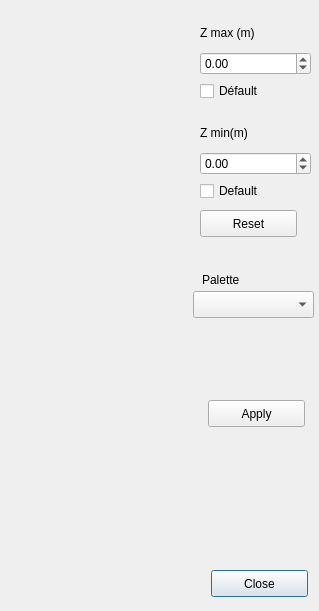
<?xml version="1.0" encoding="UTF-8"?>
<ui version="4.0">
 <class>ModelDepthColorsChooser</class>
 <widget class="QDialog" name="ModelDepthColorsChooser">
  <property name="geometry">
   <rect>
    <x>0</x>
    <y>0</y>
    <width>319</width>
    <height>611</height>
   </rect>
  </property>
  <property name="windowTitle">
   <string>Model colors chooser</string>
  </property>
  <widget class="ColorWidget" name="color_widget" native="true">
   <property name="geometry">
    <rect>
     <x>7</x>
     <y>19</y>
     <width>180</width>
     <height>575</height>
    </rect>
   </property>
  </widget>
  <widget class="QPushButton" name="close_btn">
   <property name="geometry">
    <rect>
     <x>211</x>
     <y>570</y>
     <width>97</width>
     <height>27</height>
    </rect>
   </property>
   <property name="text">
    <string>Close</string>
   </property>
  </widget>
  <widget class="QPushButton" name="apply_btn">
   <property name="geometry">
    <rect>
     <x>208</x>
     <y>400</y>
     <width>97</width>
     <height>27</height>
    </rect>
   </property>
   <property name="text">
    <string>Apply</string>
   </property>
  </widget>
  <widget class="QPushButton" name="reset_btn">
   <property name="geometry">
    <rect>
     <x>200</x>
     <y>210</y>
     <width>97</width>
     <height>27</height>
    </rect>
   </property>
   <property name="text">
    <string>Reset</string>
   </property>
  </widget>
  <widget class="QWidget" name="layoutWidgetZmax">
   <property name="geometry">
    <rect>
     <x>200</x>
     <y>20</y>
     <width>111</width>
     <height>81</height>
    </rect>
   </property>
   <layout class="QVBoxLayout" name="verticalLayoutZmax">
    <item>
     <widget class="QLabel" name="zmax_label">
      <property name="text">
       <string>Z max (m)</string>
      </property>
     </widget>
    </item>
    <item>
     <widget class="QDoubleSpinBox" name="zmax_spin">
      <property name="minimum">
       <double>-15000.000000000000000</double>
      </property>
      <property name="maximum">
       <double>100.000000000000000</double>
      </property>
     </widget>
    </item>
    <item>
     <widget class="QCheckBox" name="zmax_check">
      <property name="text">
       <string>Défault</string>
      </property>
     </widget>
    </item>
   </layout>
  </widget>
  <widget class="QWidget" name="layoutWidgetZmin">
   <property name="geometry">
    <rect>
     <x>200</x>
     <y>120</y>
     <width>111</width>
     <height>81</height>
    </rect>
   </property>
   <layout class="QVBoxLayout" name="verticalLayoutZmin">
    <item>
     <widget class="QLabel" name="zmin_label">
      <property name="text">
       <string>Z min(m)</string>
      </property>
     </widget>
    </item>
    <item>
     <widget class="QDoubleSpinBox" name="zmin_spin">
      <property name="minimum">
       <double>-15000.000000000000000</double>
      </property>
      <property name="maximum">
       <double>100.000000000000000</double>
      </property>
     </widget>
    </item>
    <item>
     <widget class="QCheckBox" name="zmin_check">
      <property name="text">
       <string>Default</string>
      </property>
     </widget>
    </item>
   </layout>
  </widget>
  <widget class="QComboBox" name="palette_combo">
   <property name="geometry">
    <rect>
     <x>193</x>
     <y>291</y>
     <width>121</width>
     <height>27</height>
    </rect>
   </property>
  </widget>
  <widget class="QLabel" name="palette_label">
   <property name="geometry">
    <rect>
     <x>202</x>
     <y>271</y>
     <width>67</width>
     <height>17</height>
    </rect>
   </property>
   <property name="text">
    <string>Palette</string>
   </property>
  </widget>
 </widget>
 <customwidgets>
  <customwidget>
   <class>ColorWidget</class>
   <extends>QWidget</extends>
   <header location="global">color_widget.h</header>
   <container>1</container>
  </customwidget>
 </customwidgets>
 <resources/>
 <connections/>
</ui>
